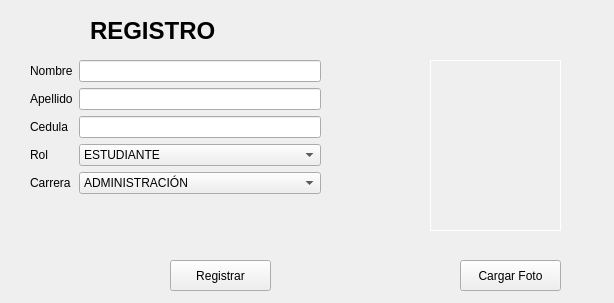
<?xml version="1.0" encoding="UTF-8"?>
<ui version="4.0">
 <class>Registrar</class>
 <widget class="QWidget" name="Registrar">
  <property name="geometry">
   <rect>
    <x>0</x>
    <y>0</y>
    <width>614</width>
    <height>303</height>
   </rect>
  </property>
  <property name="windowTitle">
   <string>Form</string>
  </property>
  <widget class="QLabel" name="label_6">
   <property name="geometry">
    <rect>
     <x>90</x>
     <y>20</y>
     <width>131</width>
     <height>21</height>
    </rect>
   </property>
   <property name="font">
    <font>
     <pointsize>18</pointsize>
     <weight>75</weight>
     <bold>true</bold>
    </font>
   </property>
   <property name="text">
    <string>REGISTRO</string>
   </property>
  </widget>
  <widget class="QLabel" name="l_img">
   <property name="geometry">
    <rect>
     <x>430</x>
     <y>60</y>
     <width>131</width>
     <height>171</height>
    </rect>
   </property>
   <property name="styleSheet">
    <string notr="true">QLabel#l_img{
border:1px solid white;
}</string>
   </property>
   <property name="text">
    <string/>
   </property>
  </widget>
  <widget class="QPushButton" name="btn_registrar">
   <property name="geometry">
    <rect>
     <x>170</x>
     <y>260</y>
     <width>101</width>
     <height>31</height>
    </rect>
   </property>
   <property name="text">
    <string>Registrar</string>
   </property>
  </widget>
  <widget class="QPushButton" name="btn_cargar_foto">
   <property name="geometry">
    <rect>
     <x>460</x>
     <y>260</y>
     <width>101</width>
     <height>31</height>
    </rect>
   </property>
   <property name="text">
    <string>Cargar Foto</string>
   </property>
  </widget>
  <widget class="QWidget" name="layoutWidget">
   <property name="geometry">
    <rect>
     <x>30</x>
     <y>60</y>
     <width>291</width>
     <height>183</height>
    </rect>
   </property>
   <layout class="QFormLayout" name="formLayout">
    <item row="0" column="0">
     <widget class="QLabel" name="label">
      <property name="text">
       <string>Nombre</string>
      </property>
     </widget>
    </item>
    <item row="0" column="1">
     <widget class="QLineEdit" name="txt_nombre"/>
    </item>
    <item row="1" column="0">
     <widget class="QLabel" name="label_2">
      <property name="text">
       <string>Apellido</string>
      </property>
     </widget>
    </item>
    <item row="1" column="1">
     <widget class="QLineEdit" name="txt_apellido"/>
    </item>
    <item row="2" column="0">
     <widget class="QLabel" name="label_3">
      <property name="text">
       <string>Cedula</string>
      </property>
     </widget>
    </item>
    <item row="2" column="1">
     <widget class="QLineEdit" name="txt_cedula"/>
    </item>
    <item row="3" column="0">
     <widget class="QLabel" name="label_4">
      <property name="text">
       <string>Rol</string>
      </property>
     </widget>
    </item>
    <item row="3" column="1">
     <widget class="QComboBox" name="comb_rol">
      <item>
       <property name="text">
        <string>ESTUDIANTE</string>
       </property>
      </item>
      <item>
       <property name="text">
        <string>DOCENTE</string>
       </property>
      </item>
      <item>
       <property name="text">
        <string>COORDINADOR</string>
       </property>
      </item>
     </widget>
    </item>
    <item row="4" column="0">
     <widget class="QLabel" name="label_5">
      <property name="text">
       <string>Carrera</string>
      </property>
     </widget>
    </item>
    <item row="4" column="1">
     <widget class="QComboBox" name="comb_carrera">
      <item>
       <property name="text">
        <string>ADMINISTRACIÓN</string>
       </property>
      </item>
      <item>
       <property name="text">
        <string>AGROALIMENTARIA</string>
       </property>
      </item>
      <item>
       <property name="text">
        <string>DERECHO</string>
       </property>
      </item>
      <item>
       <property name="text">
        <string>INFORMÁTICA</string>
       </property>
      </item>
     </widget>
    </item>
   </layout>
  </widget>
 </widget>
 <resources/>
 <connections/>
</ui>
